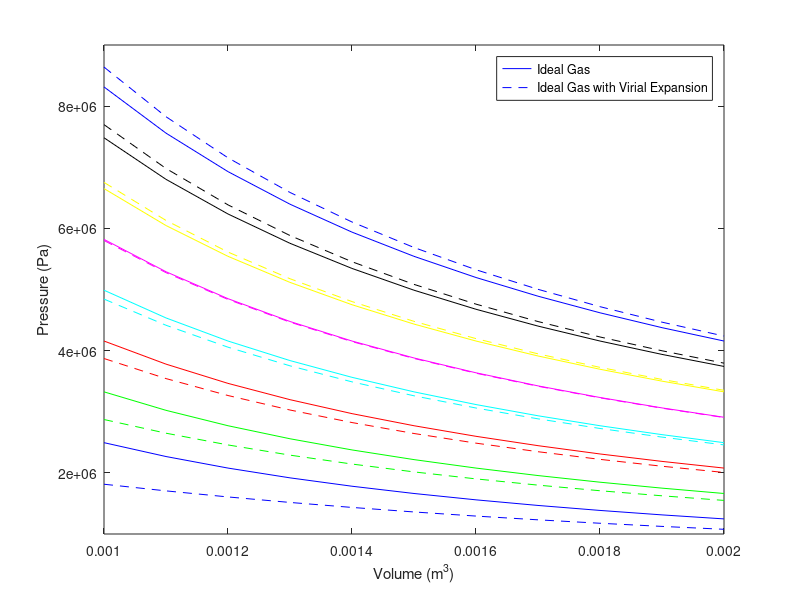

Write MATLAB code to recreate this figure.
T = load('Temperature.txt');
BT = load('Second_Order.txt');
c = 1;
Temps = [300, 400, 500, 600, 700, 800, 900, 1000]; 
for i = 1:length(BT)
    for a = 1:length(Temps)
        if T(i) == Temps(a)
            Coef(c) = BT(i);
            c = c + 1;
        end
    end
end
n = 1;
V = [0.001:0.0001:0.002];
colour = ["b", "g", "r", "c", "m", "y", "k", "b"];
for i = 1:length(Temps)
    P = ((n * 8.314 * Temps(i)) ./ V);
    PVir = ((n * 8.314 * Temps(i)) ./ V) .* (1 + (Coef(i) ./ (1000000 .* V)));
    lineOne = strcat("-", colour(i));
    lineTwo = strcat("--", colour(i));
    plot(V, P, lineOne);
    hold on;
    plot(V, PVir, lineTwo);
    legend('Ideal Gas', 'Ideal Gas with Virial Expansion');
    axis([(1 * 10^(-3)), (2 * 10^(-3)), (1 * 10^6), (9 * 10^6)]);
    xlabel('Volume (m^3)');
    ylabel('Pressure (Pa)');
end

